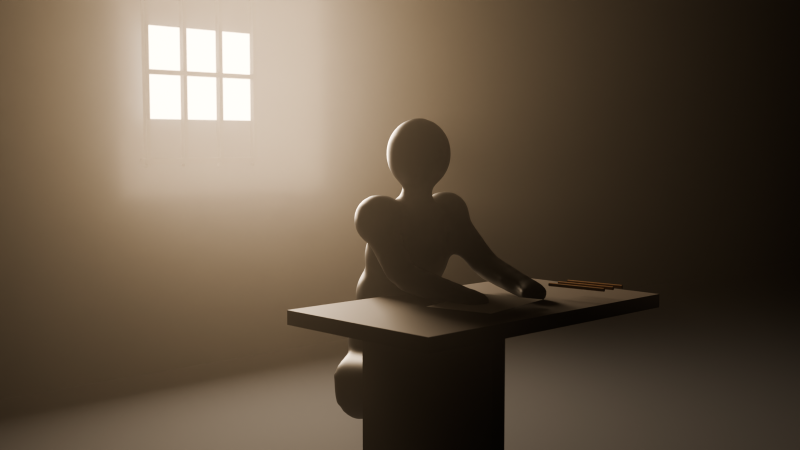
#> input picture dist/01_blender_wide.png, 1600 x 900 px, given as the content of the folder artifacts, which was not available (shown at 1/2 size)
$ python assemble.py
#> lines starting #> are read from the running program, lines starting #| are printed output that depends on the picture; pictures that were not available may be replaced by others from this repository, and a replacement may not be noted
#!/usr/bin/env python3
"""
assemble.py — بسته‌بندی خروجی‌ها: کانتکت‌شیت + ریلِ مقایسه + گرین سینمایی.

کار می‌کند با ffmpeg و Pillow. هیچ وابستگی دیگری لازم ندارد.

usage:
  python edit/assemble.py <artifacts_dir> <out_dir>
"""
import subprocess
import sys
from pathlib import Path

from PIL import Image, ImageDraw, ImageFont

BG = (11, 13, 18)
INK = (242, 239, 233)
DIM = (150, 156, 166)
AMBER = (232, 185, 106)


def sh(args: list[str]) -> None:
    r = subprocess.run(args, capture_output=True, text=True)
    if r.returncode != 0:
        print(" ".join(args)[:200])
        print(r.stderr[-1500:])
        raise SystemExit(1)


def font(sz: int):
    for p in ("/usr/share/fonts/truetype/dejavu/DejaVuSans-Bold.ttf",
              "/usr/share/fonts/truetype/dejavu/DejaVuSans.ttf"):
        if Path(p).exists():
            return ImageFont.truetype(p, sz)
    return ImageFont.load_default()


def contact_sheet(stills: list[tuple[str, str]], out: Path) -> None:
    """یک شیت تیره با برچسب زیر هر تصویر."""
    cols = 2 if len(stills) <= 4 else 3
    tw, th = 620, 349                      # 16:9
    pad, cap = 26, 46
    rows = (len(stills) + cols - 1) // cols
    W = cols * tw + pad * (cols + 1)
    H = rows * (th + cap) + pad * (rows + 1) + 90

    sheet = Image.new("RGB", (W, H), BG)
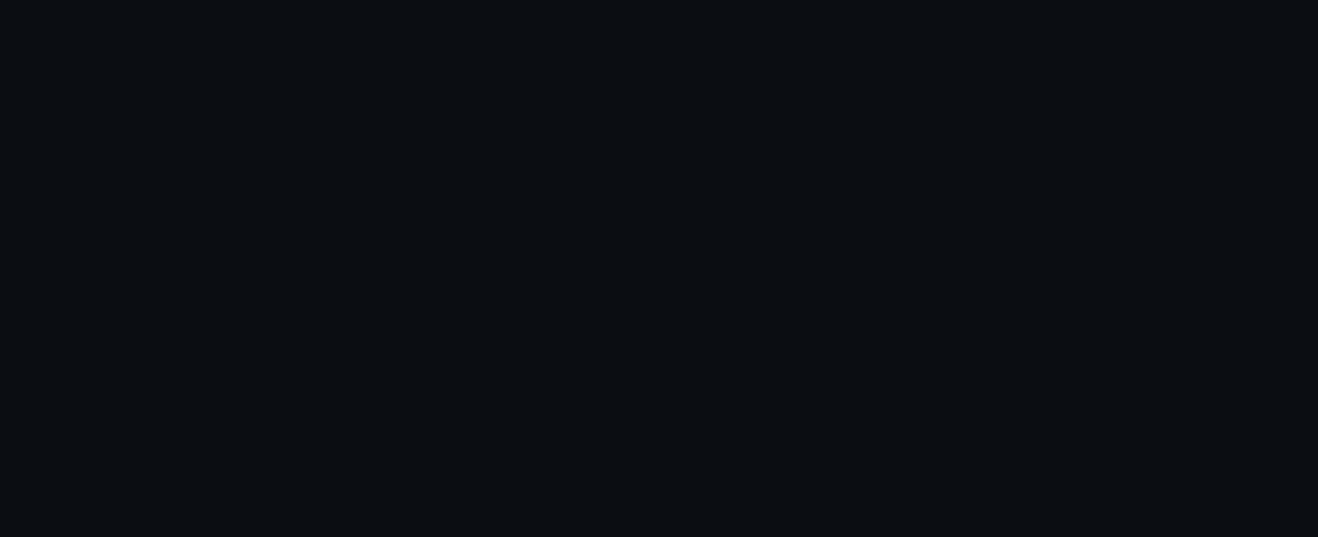
#> sheet: PIL image 1318x537 RGB; mean R, G, B 11, 13, 18
    d = ImageDraw.Draw(sheet)
    d.text((pad, 30), "LAST SOUL — TOOL SHOOTOUT", font=font(34), fill=INK)
    d.text((pad, 70), "Blender Cycles (headless)  ·  Manim 0.22  ·  ffmpeg 7",
           font=font(20), fill=DIM)

    for i, (path, label) in enumerate(stills):
        r, c = divmod(i, cols)
        x = pad + c * (tw + pad)
        y = 100 + pad + r * (th + cap + pad)
        im = Image.open(path).convert("RGB")
        im.thumbnail((tw, th), Image.LANCZOS)
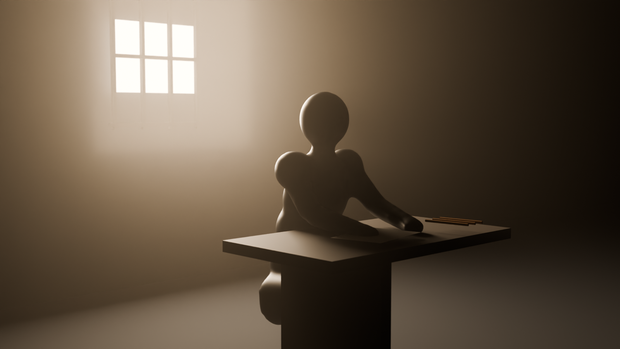
#> im: PIL image 620x349 RGB; mean R, G, B 97.6, 83.2, 67.1
        sheet.paste(im, (x + (tw - im.width) // 2, y + (th - im.height) // 2))
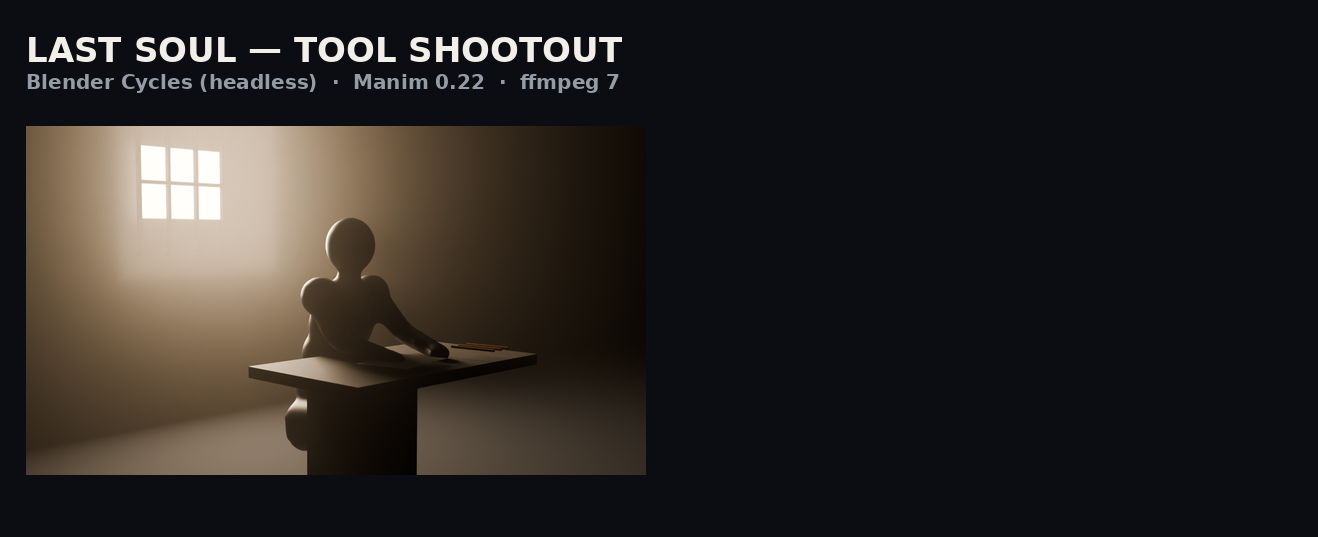
#> sheet: PIL image 1318x537 RGB; mean R, G, B 40.1, 37.1, 35.6
        d.text((x + 4, y + th + 10), label.upper(), font=font(20), fill=AMBER)

    sheet.save(out, quality=94, optimize=True)
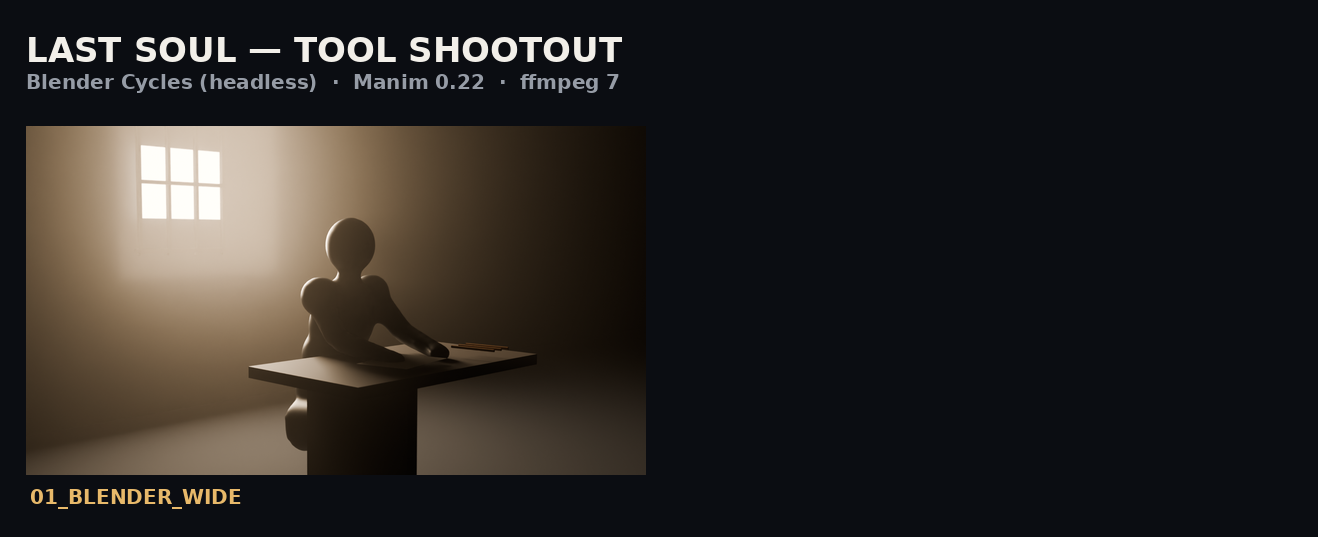
#> saved as contact_sheet.jpg: PIL image 1318x537 RGB; mean R, G, B 40.6, 37.4, 35.7
    print(f"contact sheet → {out}  ({sheet.width}×{sheet.height})")
#| contact sheet → dist/contact_sheet.jpg  (1318×537)


def grade_and_grain(src: Path, dst: Path) -> None:
    """گرین ۳۵mm سبک + کنتراست ملایم — همان بافتِ فینال فیلم."""
    sh(["ffmpeg", "-y", "-loglevel", "error", "-i", str(src),
        "-vf", "eq=contrast=1.06:saturation=1.04,"
               "noise=alls=9:allf=t+u,"
               "vignette=PI/5",
        "-c:v", "libx264", "-crf", "20", "-preset", "slow",
        "-pix_fmt", "yuv420p", "-an", str(dst)])
    print(f"graded → {dst}")


def reel(clips: list[Path], out: Path) -> None:
    """همهٔ کلیپ‌ها را با هم می‌چسباند (اگر اختلاف رزولوشن داشت، اسکیل می‌کند)."""
    if not clips:
        return
    lst = out.with_suffix(".txt")
    lst.write_text("".join(f"file '{c.resolve()}'\n" for c in clips))
    sh(["ffmpeg", "-y", "-loglevel", "error", "-f", "concat", "-safe", "0",
        "-i", str(lst),
        "-vf", "scale=1280:720:force_original_aspect_ratio=decrease,"
               "pad=1280:720:(ow-iw)/2:(oh-ih)/2:color=0x0B0D12,fps=24",
        "-c:v", "libx264", "-crf", "21", "-preset", "medium",
        "-pix_fmt", "yuv420p", "-an", str(out)])
    print(f"reel → {out}")


def main() -> None:
    root = Path(sys.argv[1] if len(sys.argv) > 1 else "artifacts")
    outd = Path(sys.argv[2] if len(sys.argv) > 2 else "dist")
    outd.mkdir(parents=True, exist_ok=True)

    pngs = sorted(root.rglob("*.png"))
    mp4s = sorted(root.rglob("*.mp4"))
    print(f"found {len(pngs)} png, {len(mp4s)} mp4")

    labels = {
        "wide": "Blender · wide — window key, haze, seated figure",
        "close": "Blender · close — faceless head, rim light, bokeh",
        "low": "Blender · low angle — window eclipse",
        "anim": "Blender · camera push (48f)",
        "Card": "Manim · text card 2 lines",
        "Title": "Manim · channel title",
        "EndCard": "Manim · end card",
    }

    stills = [(str(p), labels.get(p.stem, p.stem)) for p in pngs if "anim_" not in p.stem][:6]
    if stills:
        contact_sheet(stills, outd / "contact_sheet.jpg")

    # یک نمونهٔ گرین‌خورده، برای قضاوت بافت
    anim = [p for p in pngs if p.stem.startswith("anim_")]
    if anim:
        adir = anim[0].parent
        digits = sum(1 for ch in "".join(
            ch for ch in anim[0].stem if ch.isdigit()))
        sh(["ffmpeg", "-y", "-loglevel", "error", "-framerate", "24",
            "-i", str(adir / ("anim_%0" + str(max(digits, 1)) + "d.png")),
            "-c:v", "libx264", "-crf", "20", "-pix_fmt", "yuv420p",
            str(outd / "_raw_anim.mp4")])
        grade_and_grain(outd / "_raw_anim.mp4", outd / "blender_anim_graded.mp4")
        (outd / "_raw_anim.mp4").unlink(missing_ok=True)

    reel(mp4s + ([outd / "blender_anim_graded.mp4"] if (outd / "blender_anim_graded.mp4").exists() else []),
         outd / "reel_all_tools.mp4")


if __name__ == "__main__":
    main()
